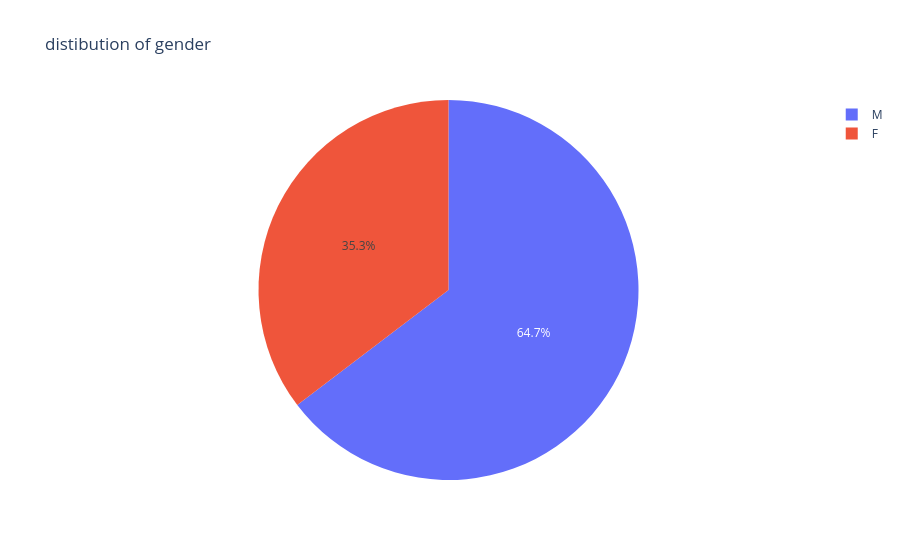
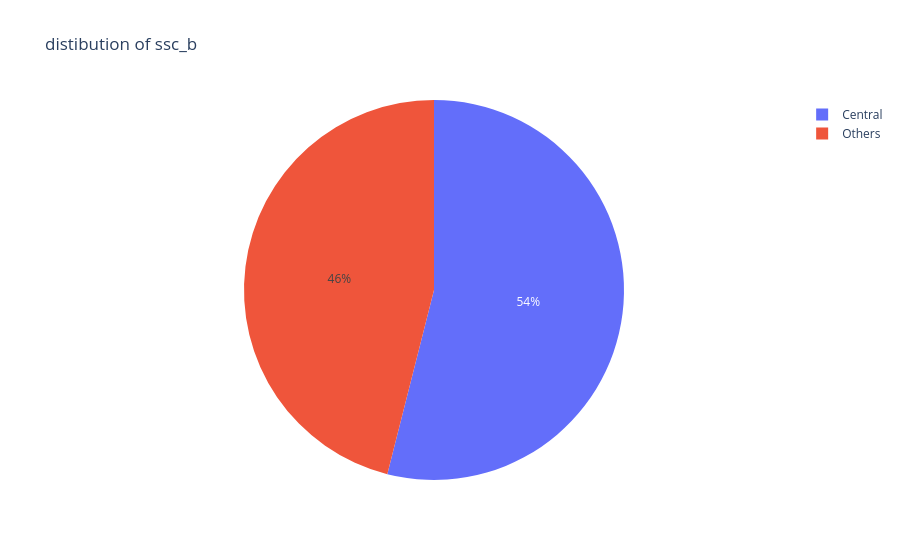
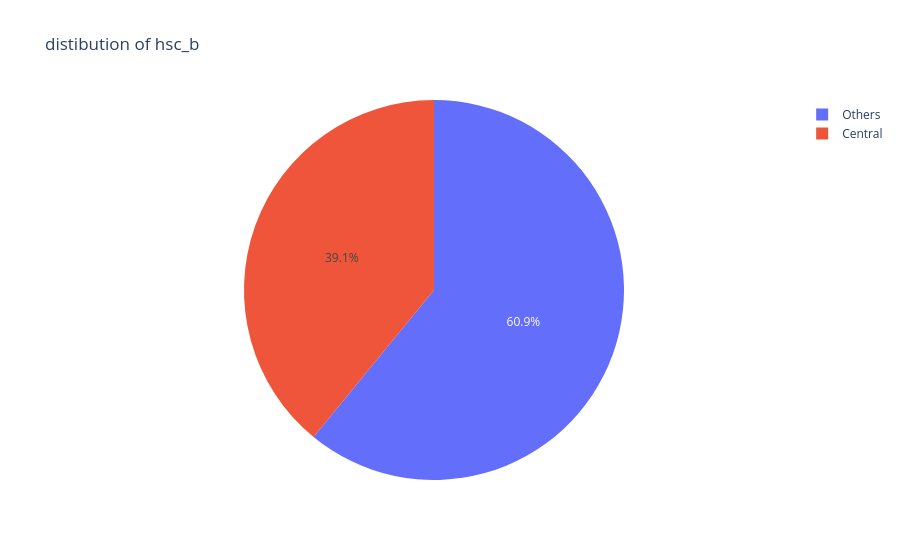
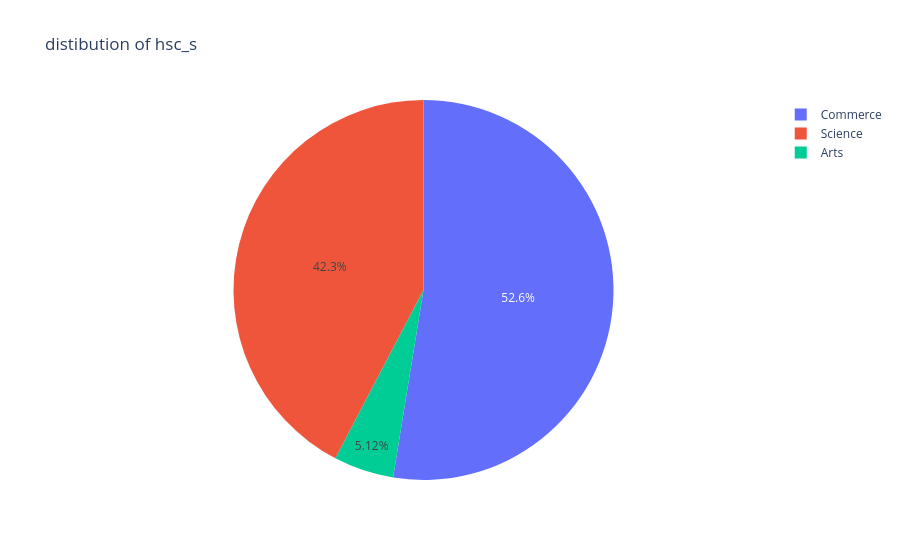

The notebook cell these images were saved under, in order:
### Code cell
import plotly.express as px

for i in categorical_cols:
    counts = df[i].value_counts()
    fig = px.pie(counts, values=counts.values, names=counts.index, title=f"distibution of {i}")
    fig.show()

### Figure 1 — Plotly figure (JSON) as saved in the notebook; plotly's stock layout.template omitted (floating-point values rounded to 4 significant figures)
{"data": [{"domain": {"x": [0, 1], "y": [0, 1]}, "hovertemplate": "label=%{label}<br>value=%{value}<extra></extra>", "labels": ["M", "F"], "legendgroup": "", "name": "", "showlegend": true, "type": "pie", "values": [139, 76]}], "layout": {"legend": {"tracegroupgap": 0}, "title": {"text": "distibution of gender"}}}

### Figure 2 — Plotly figure (JSON) as saved in the notebook; plotly's stock layout.template omitted (floating-point values rounded to 4 significant figures)
{"data": [{"domain": {"x": [0, 1], "y": [0, 1]}, "hovertemplate": "label=%{label}<br>value=%{value}<extra></extra>", "labels": ["Central", "Others"], "legendgroup": "", "name": "", "showlegend": true, "type": "pie", "values": [116, 99]}], "layout": {"legend": {"tracegroupgap": 0}, "title": {"text": "distibution of ssc_b"}}}

### Figure 3 — Plotly figure (JSON) as saved in the notebook; plotly's stock layout.template omitted (floating-point values rounded to 4 significant figures)
{"data": [{"domain": {"x": [0, 1], "y": [0, 1]}, "hovertemplate": "label=%{label}<br>value=%{value}<extra></extra>", "labels": ["Others", "Central"], "legendgroup": "", "name": "", "showlegend": true, "type": "pie", "values": [131, 84]}], "layout": {"legend": {"tracegroupgap": 0}, "title": {"text": "distibution of hsc_b"}}}

### Figure 4 — Plotly figure (JSON) as saved in the notebook; plotly's stock layout.template omitted (floating-point values rounded to 4 significant figures)
{"data": [{"domain": {"x": [0, 1], "y": [0, 1]}, "hovertemplate": "label=%{label}<br>value=%{value}<extra></extra>", "labels": ["Commerce", "Science", "Arts"], "legendgroup": "", "name": "", "showlegend": true, "type": "pie", "values": [113, 91, 11]}], "layout": {"legend": {"tracegroupgap": 0}, "title": {"text": "distibution of hsc_s"}}}
